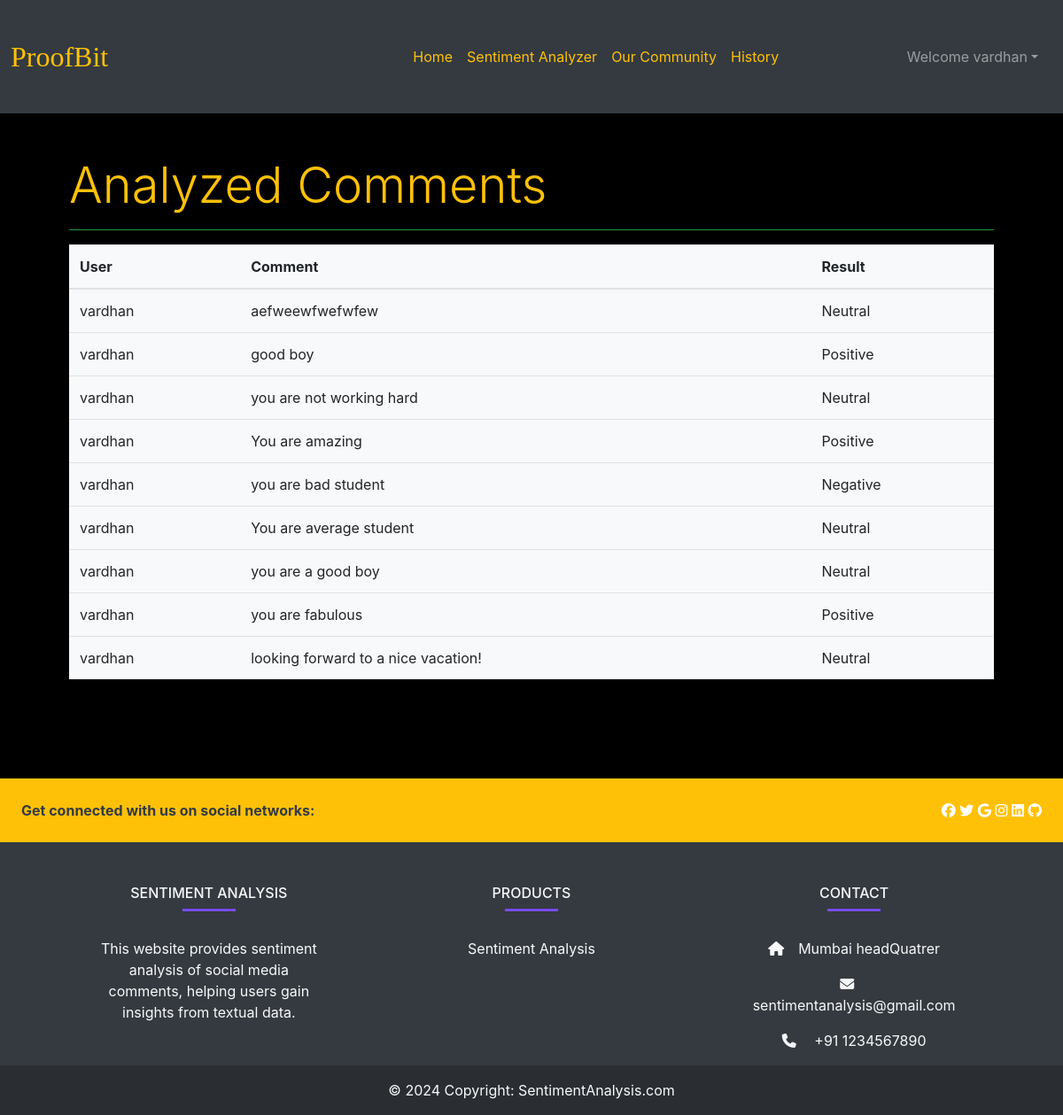
The app's page /history/ (signed in), older data.
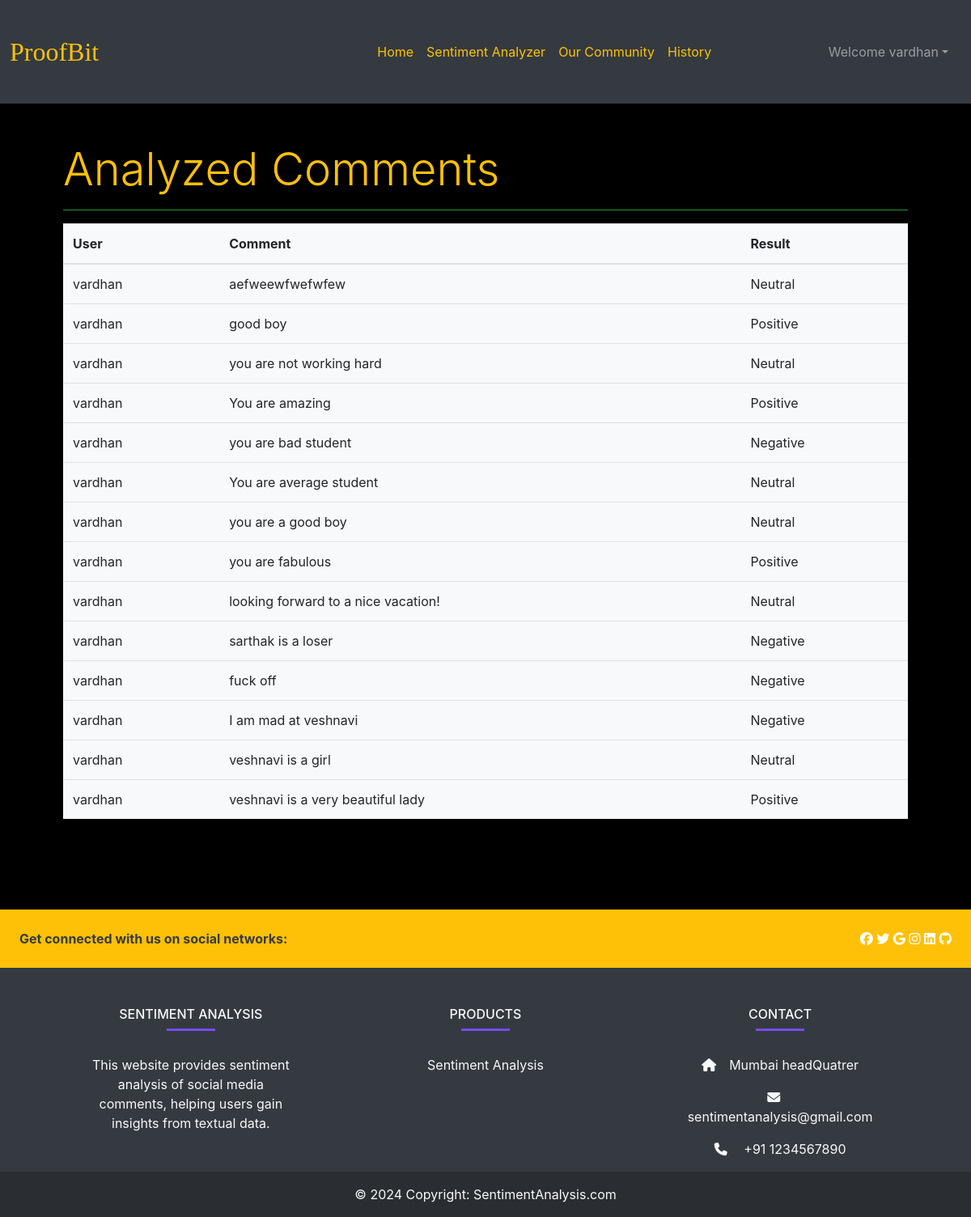
The same page, newer data.
### SentimentAnalysis/models.py (models this page shows, shortened)
class comment(models.Model):
    user = models.ForeignKey(User,on_delete=models.CASCADE)
    comment = models.TextField(max_length=500)
    result = models.TextField(max_length=20)

### Analyzer/views.py (the view)
# urls.py: path('history/',views.GetHistory, name="GetHistory"),
def GetHistory(request):
  comm = comment.objects.filter(user = request.user)
  return render(request, 'history.html', {'comments':comm})

### templates/history.html
{% extends "base.html" %}
{% block body %}
<section class="bg-black text-light">
    <div class="container p-5">
        <h2 class="display-4 text-warning" >Analyzed Comments</h2>
        <hr class="bg-success" >
        <table class="table bg-light">
            <thead>
              <tr>
                <th scope="col">User</th>
                <th scope="col">Comment</th>
                <th scope="col">Result</th>
              </tr>
            </thead>
            <tbody>
                {% for c in comments %}
              <tr>
                <td>{{c.user.username}}</td>
                <td>{{c.comment}}</td>
                <td>{{c.result}}</td>
            </tr>
            {% endfor %}
            </tbody>
        </table>
    </div>
</section>
{% endblock body %}

Row changes from the older to the newer data that the page shows:
added comment: user.username "vardhan", comment "sarthak is a loser", result "Negative"
added comment: user.username "vardhan", comment "fuck off", result "Negative"
added comment: user.username "vardhan", comment "I am mad at veshnavi", result "Negative"
added comment: user.username "vardhan", comment "veshnavi is a girl", result "Neutral"
added comment: user.username "vardhan", comment "veshnavi is a very beautiful lady", result "Positive"
